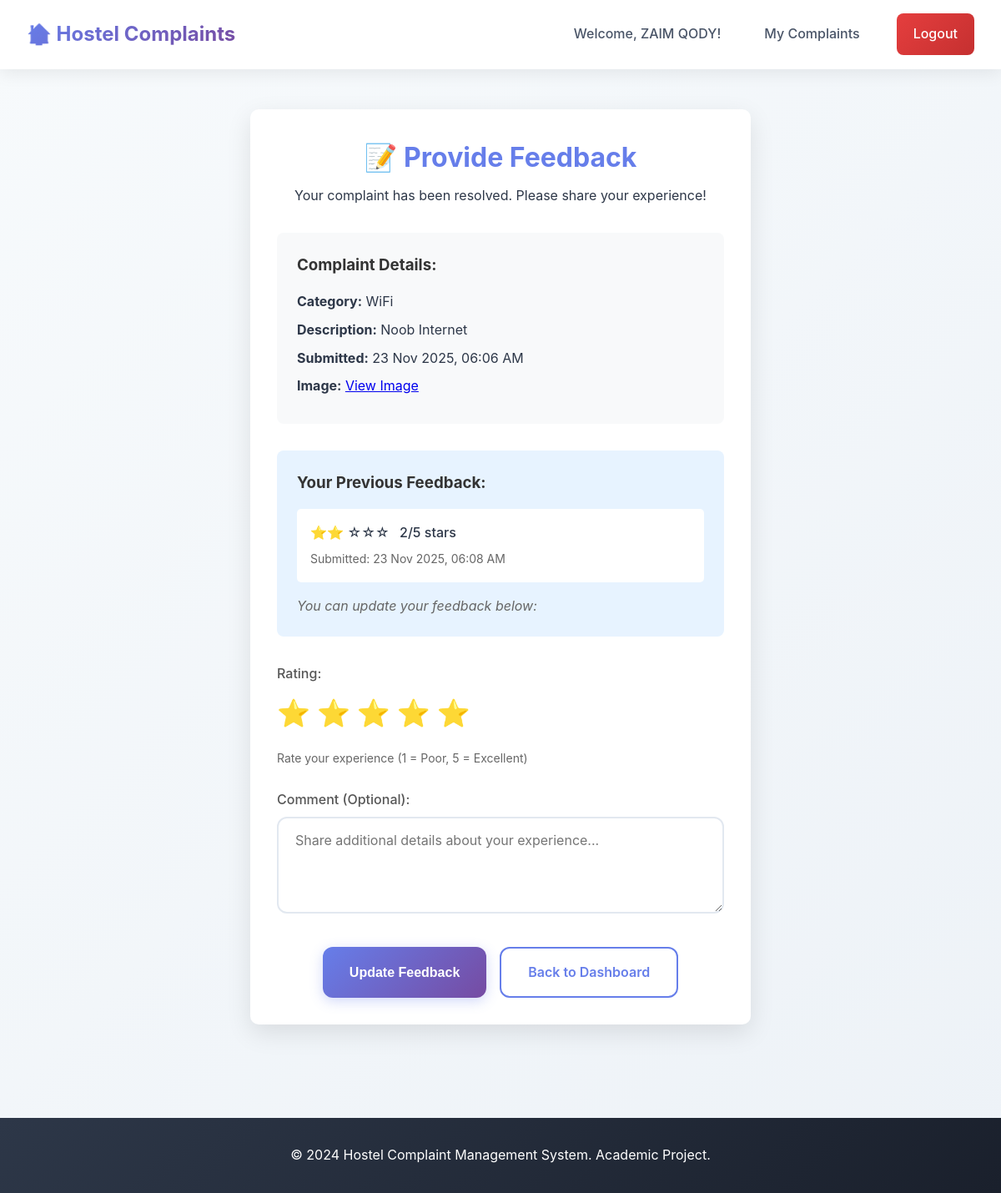
The page /feedback/5 (signed in) on the database its author committed.
### models.py (models this page shows, shortened)
class User(db.Model):
    id = db.Column(db.Integer, primary_key=True)
    name = db.Column(db.String(100), nullable=False)
    email = db.Column(db.String(120), unique=True, nullable=False)
    password = db.Column(db.String(200), nullable=False)
    hostel = db.Column(db.String(100), nullable=False)
    room_no = db.Column(db.String(20), nullable=False)
    role = db.Column(db.String(20), nullable=False, default='student')  # 'student' or 'admin'
    created_at = db.Column(db.DateTime, default=datetime.utcnow)
    complaints = db.relationship('Complaint', backref='user', lazy=True)

class Complaint(db.Model):
    id = db.Column(db.Integer, primary_key=True)
    user_id = db.Column(db.Integer, db.ForeignKey('user.id'), nullable=False)
    category = db.Column(db.String(100), nullable=False)  # e.g., 'Electrical', 'Plumbing', 'WiFi', etc.
    description = db.Column(db.Text, nullable=False)
    image_path = db.Column(db.String(200), nullable=True)  # Optional image attachment
    status = db.Column(db.String(20), nullable=False, default='Pending')  # 'Pending', 'In Progress', 'Resolved'
    created_at = db.Column(db.DateTime, default=datetime.utcnow)
    feedback = db.relationship('Feedback', backref='complaint', lazy=True, uselist=False)

class Feedback(db.Model):
    id = db.Column(db.Integer, primary_key=True)
    complaint_id = db.Column(db.Integer, db.ForeignKey('complaint.id'), nullable=False)
    rating = db.Column(db.Integer, nullable=False)  # 1-5 star rating
    comment = db.Column(db.Text, nullable=True)
    submitted_at = db.Column(db.DateTime, default=datetime.utcnow)

### app.py (the view)
@app.route('/feedback/<int:complaint_id>')
@login_required
def feedback_form(complaint_id):
    user = User.query.get(session['user_id'])
    complaint = Complaint.query.get(complaint_id)
    if not complaint:
        flash('Complaint not found.', 'error')
        return redirect(url_for('student_dashboard'))
    if complaint.user_id != user.id:
        flash('You can only provide feedback for your own complaints.', 'error')
        return redirect(url_for('student_dashboard'))
    if complaint.status != 'Resolved':
        flash('You can only provide feedback for resolved complaints.', 'error')
        return redirect(url_for('student_dashboard'))
    existing_feedback = Feedback.query.filter_by(complaint_id=complaint_id).first()
    return render_template('feedback.html', complaint=complaint, existing_feedback=existing_feedback)

### app.py (called while the page is built)
def login_required(f):
    from functools import wraps
    @wraps(f)
    def decorated_function(*args, **kwargs):
        if 'user_id' not in session:
            flash('Please log in to access this page.', 'error')
            return redirect(url_for('index'))
        return f(*args, **kwargs)
    return decorated_function

### templates/feedback.html (shortened to what this page needs)
{% extends "base.html" %}
{% block content %}
<div class="feedback-container">
    <div class="feedback-card">
        <div class="feedback-header">
            <h1>📝 Provide Feedback</h1>
            <p>Your complaint has been resolved. Please share your experience!</p>
        </div>
        <div class="complaint-summary">
            <h3>Complaint Details:</h3>
            <div class="complaint-info">
                <p><strong>Category:</strong> {{ complaint.category }}</p>
                <p><strong>Description:</strong> {{ complaint.description }}</p>
                <p><strong>Submitted:</strong> {{ complaint.created_at.strftime('%d %b %Y, %I:%M %p') }}</p>
                {% if complaint.image_path %}
                    <p><strong>Image:</strong> <a href="{{ url_for('static', filename='uploads/' + complaint.image_path) }}" target="_blank">View Image</a></p>
                {% endif %}
            </div>
        </div>
        {% if existing_feedback %}
            <div class="existing-feedback">
                <h3>Your Previous Feedback:</h3>
                <div class="feedback-display">
                    <div class="rating">
                        {% for i in range(existing_feedback.rating) %}⭐{% endfor %}
                        {% for i in range(5 - existing_feedback.rating) %}☆{% endfor %}
                        <span class="rating-text">{{ existing_feedback.rating }}/5 stars</span>
                    </div>
                    <p class="feedback-date">Submitted: {{ existing_feedback.submitted_at.strftime('%d %b %Y, %I:%M %p') }}</p>
                </div>
                <p class="update-note">You can update your feedback below:</p>
            </div>
        {% endif %}
        <form method="POST" action="{{ url_for('submit_feedback') }}" class="feedback-form">
            <div class="form-group">
                <label for="rating">Rating:</label>
                <div class="rating-input">
                    <label for="rating-1">⭐</label>
                    <label for="rating-2">⭐</label>
                    <label for="rating-3">⭐</label>
                    <label for="rating-4">⭐</label>
                    <label for="rating-5">⭐</label>
                </div>
                <small>Rate your experience (1 = Poor, 5 = Excellent)</small>
            </div>
            <div class="form-group">
                <label for="comment">Comment (Optional):</label>
                <textarea id="comment" name="comment" rows="4" placeholder="Share additional details about your experience...">{% if existing_feedback %}{{ existing_feedback.comment }}{% endif %}</textarea>
            </div>
            <div class="form-actions">
                <button type="submit" class="btn btn-primary">
                    {% if existing_feedback %}Update Feedback{% else %}Submit Feedback{% endif %}
                </button>
                <a href="{{ url_for('student_dashboard') }}" class="btn btn-outline">Back to Dashboard</a>
            </div>
        </form>
    </div>
</div>
{% endblock %}

### templates/base.html (shortened to what this page needs)
<!DOCTYPE html>
<html lang="en">
<head>
    <link rel="stylesheet" href="{{ url_for('static', filename='css/style.css') }}">
</head>
<body>
    <nav class="navbar">
        <div class="nav-container">
            <div class="nav-brand">
                <h2>🏠 Hostel Complaints</h2>
            </div>
            <div class="nav-menu">
                {% if session.user_id %}
                    <span class="nav-welcome">Welcome, {{ session.user_name }}!</span>
                    {% if session.user_role == 'admin' %}
                        <a href="{{ url_for('admin_dashboard') }}" class="nav-link">Admin Dashboard</a>
                    {% else %}
                        <a href="{{ url_for('student_dashboard') }}" class="nav-link">My Complaints</a>
                    {% endif %}
                    <a href="{{ url_for('logout') }}" class="nav-link logout">Logout</a>
                {% else %}
                    <a href="{{ url_for('index') }}" class="nav-link">Login</a>
                {% endif %}
            </div>
        </div>
    </nav>
    <main class="main-content">
        {% block content %}{% endblock %}
    </main>
    <footer class="footer">
        <div class="footer-content">
            <p>&copy; 2024 Hostel Complaint Management System. Academic Project.</p>
        </div>
    </footer>
</body>
</html>

### static/css/style.css (style rules this page uses)
* { margin: 0; padding: 0; box-sizing: border-box; }
body { font-family: 'Inter', 'Segoe UI', Tahoma, Geneva, Verdana, sans-serif; line-height: 1.6; color: #2d3748; background: linear-gradient(135deg, #f7fafc 0%, #edf2f7 100%); min-height: 100vh; }
.navbar { background: rgba(255, 255, 255, 0.95); -webkit-backdrop-filter: blur(10px); backdrop-filter: blur(10px); border-bottom: 1px solid rgba(255, 255, 255, 0.2); padding: 1rem 0; box-shadow: 0 4px 20px rgba(0, 0, 0, 0.08); position: sticky; top: 0; z-index: 100; }
.nav-container { max-width: 1200px; margin: 0 auto; padding: 0 2rem; display: flex; justify-content: space-between; align-items: center; }
.nav-brand h2 { font-size: 1.5rem; font-weight: 700; background: linear-gradient(135deg, #667eea 0%, #764ba2 100%); -webkit-background-clip: text; -webkit-text-fill-color: transparent; background-clip: text; }
.nav-menu { display: flex; align-items: center; gap: 1.5rem; }
.nav-welcome { font-weight: 500; color: #4a5568; margin-right: 0.5rem; }
.nav-link { color: #4a5568; text-decoration: none; padding: 0.75rem 1.25rem; border-radius: 8px; font-weight: 500; transition: all 0.3s ease; position: relative; }
.nav-link.logout { background: linear-gradient(135deg, #e53e3e 0%, #c53030 100%); color: white; }
.main-content { min-height: calc(100vh - 120px); padding: 3rem 0; }
.dashboard-container, .auth-container, .feedback-container { max-width: 1200px; margin: 0 auto; padding: 0 2rem; }
.form-group { margin-bottom: 1.5rem; }
.form-group label { display: block; margin-bottom: 0.5rem; font-weight: 500; color: #555; }
.form-group input, .form-group select, .form-group textarea { width: 100%; padding: 1rem 1.25rem; border: 2px solid #e2e8f0; border-radius: 12px; font-size: 1rem; background: rgba(255, 255, 255, 0.8); transition: all 0.3s ease; font-family: inherit; }
.form-group small { color: #666; font-size: 0.875rem; }
.btn { padding: 1rem 2rem; border: none; border-radius: 12px; font-size: 1rem; font-weight: 600; cursor: pointer; text-decoration: none; display: inline-block; text-align: center; transition: all 0.3s ease; position: relative; overflow: hidden; }
.btn-primary { background: linear-gradient(135deg, #667eea 0%, #764ba2 100%); color: white; box-shadow: 0 4px 15px rgba(102, 126, 234, 0.3); }
.btn-outline { background: transparent; color: #667eea; border: 2px solid #667eea; box-shadow: none; }
.complaint-info { flex: 1; }
.feedback-display { background: #f8f9fa; padding: 1rem; border-radius: 5px; min-width: 200px; }
.rating { margin-bottom: 0.5rem; }
.feedback-card { background: white; border-radius: 10px; padding: 2rem; box-shadow: 0 10px 30px rgba(0,0,0,0.1); max-width: 600px; margin: 0 auto; }
.feedback-header { text-align: center; margin-bottom: 2rem; }
.feedback-header h1 { color: #667eea; margin-bottom: 0.5rem; }
.complaint-summary { background: #f8f9fa; border-radius: 8px; padding: 1.5rem; margin-bottom: 2rem; }
.complaint-summary h3 { margin-bottom: 1rem; color: #333; }
.complaint-info p { margin-bottom: 0.5rem; }
.existing-feedback { background: #e7f3ff; border-radius: 8px; padding: 1.5rem; margin-bottom: 2rem; }
.existing-feedback h3 { margin-bottom: 1rem; color: #333; }
.feedback-display { background: white; padding: 1rem; border-radius: 5px; margin-bottom: 1rem; }
.rating-text { margin-left: 0.5rem; font-weight: 500; }
.feedback-date { font-size: 0.875rem; color: #666; margin-top: 0.5rem; }
.update-note { color: #666; font-style: italic; }
.rating-input { display: flex; gap: 0.5rem; margin-bottom: 0.5rem; }
.rating-input label { font-size: 2rem; cursor: pointer; color: #ccc; transition: color 0.3s; }
.form-actions { display: flex; gap: 1rem; justify-content: center; margin-top: 2rem; }
.footer { background: linear-gradient(135deg, #2d3748 0%, #1a202c 100%); color: white; text-align: center; padding: 2rem 0; margin-top: 4rem; }
.footer-content { max-width: 1200px; margin: 0 auto; padding: 0 2rem; }

### rows shown on the page
User: user_name "ZAIM QODY"
Complaint: category "WiFi", description "Noob Internet", created_at "23 Nov 2025, 06:06 AM"
Feedback: rating "2", submitted_at "23 Nov 2025, 06:08 AM"
